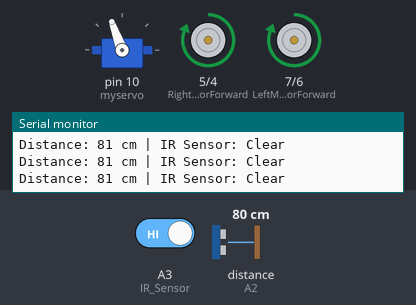
The sketch below on a simulated Arduino Uno, built with avr-gcc and run on an emulated ATmega328P. Parts: servo, motor-driver pin pairs drawn as motors (green arrow = first pin HIGH = forward, orange = second pin HIGH = backward, longer = more drive), the last lines printed to the serial monitor. The test bench sets the inputs (shaded band); at power-on: distance to the obstacle (sensor on A2) 80 cm, A3 (IR_Sensor) HIGH. The echo pulse lasts 58.3 µs per cm.

Above: at 2.2 s.
2.3 s: distance to the obstacle (sensor on A2) set to 29 cm
At 2.42 s:
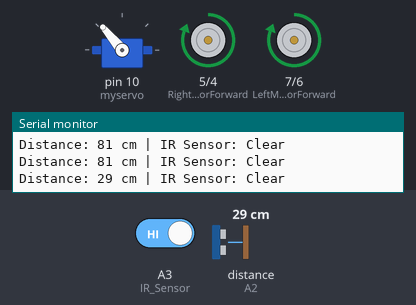
5.3 s: distance to the obstacle (sensor on A2) set to 23 cm
At 5.65 s:
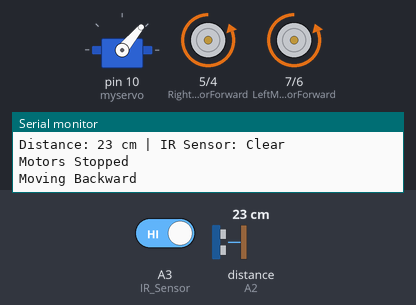
At 7.4 s:
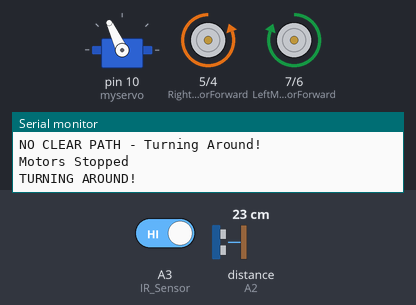
Timing chart, 0 to 25.9 s (numbered marks = the images above; inputs shaded):
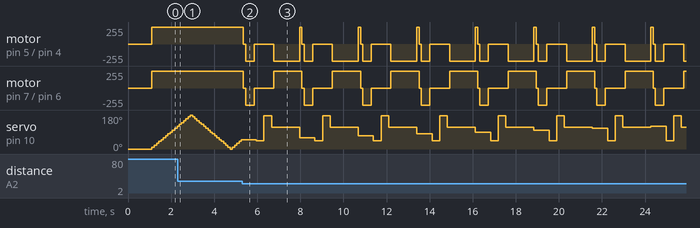

The sketch:

semifinal_IBIB.ino
```cpp
#include <Servo.h>
#include <NewPing.h>

// Motor Driver L298N control pins
const int LeftMotorForward = 7;
const int LeftMotorBackward = 6;
const int RightMotorForward = 5;
const int RightMotorBackward = 4;

// Ultrasonic sensor pins
#define TRIG_PIN A1
#define ECHO_PIN A2
#define MAX_DISTANCE 200
#define GARBAGE_DETECTION_RANGE 20  // Garbage is detected within 20 cm

// IR Sensor pin
const int IR_Sensor = A3;

NewPing sonar(TRIG_PIN, ECHO_PIN, MAX_DISTANCE);
Servo myservo;

boolean goesForward = false;
int distance = 100;
int servoAngle = 0;

void setup() {
    pinMode(LeftMotorForward, OUTPUT);
    pinMode(LeftMotorBackward, OUTPUT);
    pinMode(RightMotorForward, OUTPUT);
    pinMode(RightMotorBackward, OUTPUT);
    pinMode(IR_Sensor, INPUT);

    Serial.begin(9600);

    myservo.attach(10);
    myservo.write(servoAngle);
    delay(1000);

    distance = readPing();
}

void loop() {
    rotateSensor();
    int irValue = digitalRead(IR_Sensor);
    distance = readPing();

    Serial.print("Distance: ");
    Serial.print(distance);
    Serial.print(" cm | IR Sensor: ");
    Serial.println(irValue == LOW ? "Obstacle Detected" : "Clear");

    if (distance <= 25 || irValue == LOW) {
        avoidObstacle();
    } else if (distance <= GARBAGE_DETECTION_RANGE) {
        Serial.println("Garbage detected! Circular motion for cleanup...");
        circularSweep();
    } else {
        moveForward();
    }
}

// 🔹 Rotate Ultrasonic Sensor to Continuously Scan
void rotateSensor() {
    static int direction = 1;
    myservo.write(servoAngle);
    delay(100);
    servoAngle += (direction * 10);
    if (servoAngle >= 180 || servoAngle <= 0) {
        direction = -direction;
    }
}

// 🔹 Garbage Cleanup Pattern - Move in a Circle
void circularSweep() {
    moveStop();
    delay(100);
    for (int i = 0; i < 3; i++) {
        turnLeftHard();
        delay(300);
        moveForward();
        delay(500);
    }
}

// 🔹 Avoid Obstacles
void avoidObstacle() {
    moveStop();
    delay(100);
    moveBackward();
    delay(400);
    moveStop();
    delay(100);

    int distanceRight = lookRight();
    int distanceLeft = lookLeft();

    Serial.print("Right: ");
    Serial.print(distanceRight);
    Serial.print(" cm | Left: ");
    Serial.println(distanceLeft);

    if (distanceRight > distanceLeft && distanceRight > 30) {
        Serial.println("Turning RIGHT (Best Path)");
        turnRightHard();
    } else if (distanceLeft > distanceRight && distanceLeft > 30) {
        Serial.println("Turning LEFT (Best Path)");
        turnLeftHard();
    } else {
        Serial.println("NO CLEAR PATH - Turning Around!");
        turnAround();
    }
}

// 🔹 Look Right and Left
int lookRight() {
    myservo.write(45);
    delay(350);
    int distance = readPing();
    myservo.write(115);
    return distance;
}

int lookLeft() {
    myservo.write(175);
    delay(350);
    int distance = readPing();
    myservo.write(115);
    return distance;
}

// 🔹 Fast Ultrasonic Sensor Readings
int readPing() {
    int cm = sonar.ping_cm();
    return (cm == 0) ? MAX_DISTANCE : cm;
}

// 🔹 Motor Controls
void moveStop() {
    digitalWrite(LeftMotorForward, LOW);
    digitalWrite(RightMotorForward, LOW);
    digitalWrite(LeftMotorBackward, LOW);
    digitalWrite(RightMotorBackward, LOW);
    Serial.println("Motors Stopped");
}

void moveForward() {
    if (!goesForward) {
        goesForward = true;
        digitalWrite(LeftMotorForward, HIGH);
        digitalWrite(RightMotorForward, HIGH);
        digitalWrite(LeftMotorBackward, LOW);
        digitalWrite(RightMotorBackward, LOW);
        Serial.println("Moving Forward");
    }
}

void moveBackward() {
    goesForward = false;
    digitalWrite(LeftMotorBackward, HIGH);
    digitalWrite(RightMotorBackward, HIGH);
    digitalWrite(LeftMotorForward, LOW);
    digitalWrite(RightMotorForward, LOW);
    Serial.println("Moving Backward");
}

// 🔹 Stronger Turns to Cover Area
void turnRightHard() {
    moveStop();
    delay(100);
    digitalWrite(LeftMotorForward, HIGH);
    digitalWrite(RightMotorBackward, HIGH);
    digitalWrite(LeftMotorBackward, LOW);
    digitalWrite(RightMotorForward, LOW);
    Serial.println("Turning RIGHT Strongly");
    delay(700);
    moveForward();
}

void turnLeftHard() {
    moveStop();
    delay(100);
    digitalWrite(LeftMotorBackward, HIGH);
    digitalWrite(RightMotorForward, HIGH);
    digitalWrite(LeftMotorForward, LOW);
    digitalWrite(RightMotorBackward, LOW);
    Serial.println("Turning LEFT Strongly");
    delay(700);
    moveForward();
}

// 🔹 New: Turn Around for Maximum Coverage
void turnAround() {
    moveStop();
    delay(100);
    digitalWrite(LeftMotorForward, HIGH);
    digitalWrite(RightMotorBackward, HIGH);
    digitalWrite(LeftMotorBackward, LOW);
    digitalWrite(RightMotorForward, LOW);
    Serial.println("TURNING AROUND!");
    delay(1200);
    moveForward();
}
```

Measured:
- the behaviour switches between 26 and 25 cm on distance to the obstacle (sensor on A2) (found by bisection; images 1 and 2)
